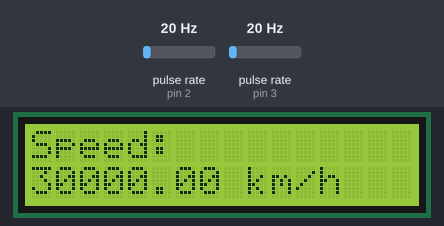
The sketch below on a simulated Arduino Uno, built with avr-gcc and run on an emulated ATmega328P. Shown: 16×2 character LCD. Wiring (inferred from the names in the program): 2 × pulse sensor: data pin 2 / data pin 3. Inputs (shaded band) come from the test bench; at power-on: pulse rate (sensors on pin 2, pin 3) 20 Hz.

Above: at 3.2 s.
3.3 s: pulse rate (sensor on pin 2) set to 50 Hz
At 5.5 s:
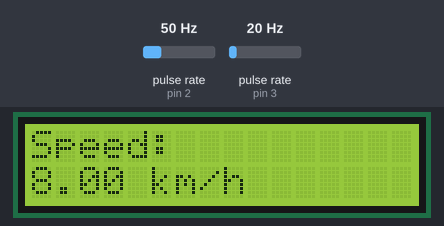
6.3 s: pulse rate (sensor on pin 3) set to 196 Hz
At 9.0 s:
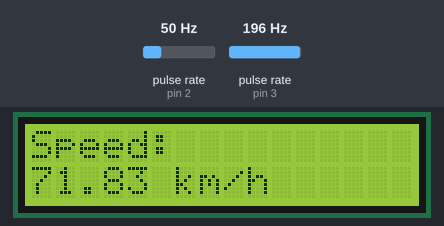
9.3 s: pulse rate (sensor on pin 2) set to 4 Hz
At 11.8 s:
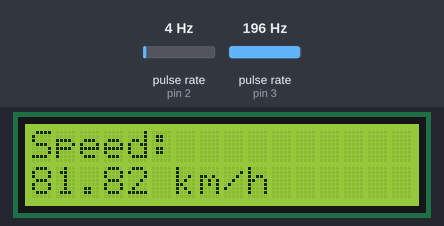
12.3 s: pulse rate (sensor on pin 3) set to 4 Hz
At 15.1 s:
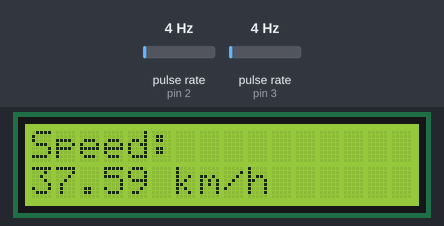
15.3 s: pulse rate (sensor on pin 2) set to 100 Hz
At 18.0 s:
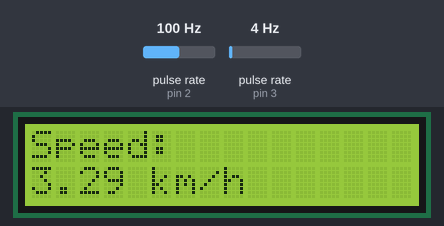
18.3 s: pulse rate (sensor on pin 3) set to 50 Hz
At 21.8 s:
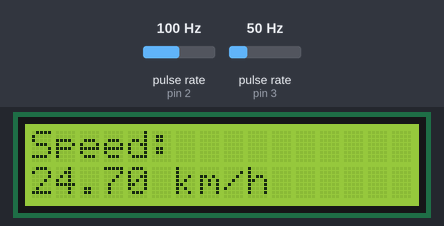
Timing chart, 0 to 23.3 s (numbered marks = the images above; inputs shaded):
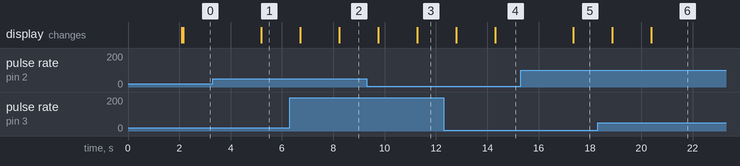

Measured:
- after the input at 3.3 s, the display: changes after 1.9 s (image 1)
- after the input at 15.3 s, the display: changes after 2.0 s (image 5)

The sketch:

code.ino
```cpp
#include <Wire.h>
#include <LiquidCrystal_I2C.h>


LiquidCrystal_I2C lcd(0x27, 16, 2);


#define SENSOR_1_PIN 2   // INT0
#define SENSOR_2_PIN 3   // INT1

volatile unsigned long time1 = 0;
volatile unsigned long time2 = 0;
volatile bool sensor1Hit = false;
volatile bool sensor2Hit = false;

// Distance between sensors (meters)
const float distance = 0.10;   // 10 cm

float speed_mps = 0;
float speed_kmph = 0;

// ---------- Interrupts ----------
void sensor1ISR() {
  if (!sensor1Hit) {
    time1 = micros();
    sensor1Hit = true;
  }
}

void sensor2ISR() {
  if (sensor1Hit && !sensor2Hit) {
    time2 = micros();
    sensor2Hit = true;
  }
}

void setup() {
  // LCD init
  lcd.init();
  lcd.backlight();
  lcd.setCursor(0, 0);
  lcd.print("Speed Gun");
  lcd.setCursor(0, 1);
  lcd.print("Initializing");
  delay(2000);
  lcd.clear();

  pinMode(SENSOR_1_PIN, INPUT);
  pinMode(SENSOR_2_PIN, INPUT);

  attachInterrupt(digitalPinToInterrupt(SENSOR_1_PIN), sensor1ISR, FALLING);
  attachInterrupt(digitalPinToInterrupt(SENSOR_2_PIN), sensor2ISR, FALLING);
}

void loop() {
  if (sensor1Hit && sensor2Hit) {

    unsigned long timeDiff = time2 - time1; // microseconds

    lcd.clear();

    if (timeDiff > 0) {
      speed_mps = distance / (timeDiff / 1000000.0);
      speed_kmph = speed_mps * 3.6;

      lcd.setCursor(0, 0);
      lcd.print("Speed:");

      lcd.setCursor(0, 1);
      lcd.print(speed_kmph, 2);
      lcd.print(" km/h");
    } else {
      lcd.setCursor(0, 0);
      lcd.print("Invalid Read");
    }

    // Reset for next object
    sensor1Hit = false;
    sensor2Hit = false;
    time1 = 0;
    time2 = 0;

    delay(1500);
  }
}
```
